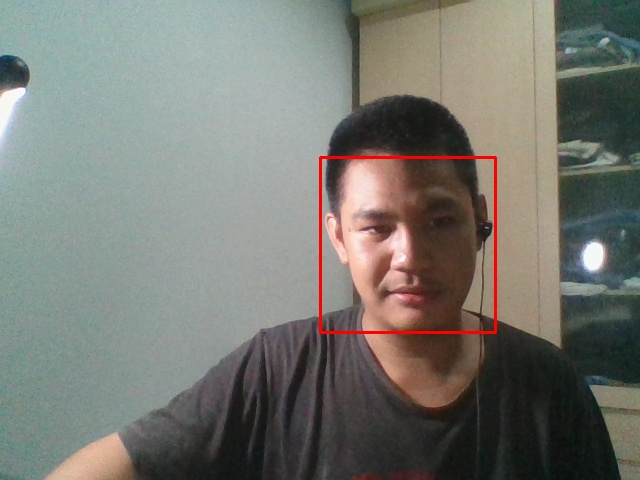
#> input picture datawajah/Wajah.2.1.jpg, 640 x 480 px; its folder holds only this picture in this run
$ python Latihwajah.py
#> lines starting #> are read from the running program, lines starting #| are printed output that depends on the picture
import cv2, os, numpy as np
from PIL import Image

wajahDir = 'datawajah'
latihDir = 'latihwajah'

def getImageLabel(path):
#> called with path = 'datawajah'
    imagePath = [os.path.join(path,f) for f in os.listdir(path)]
    faceSample = []
    faceIDs = []
    for imagePath in imagePath:
        PILImg = Image.open(imagePath).convert('L')
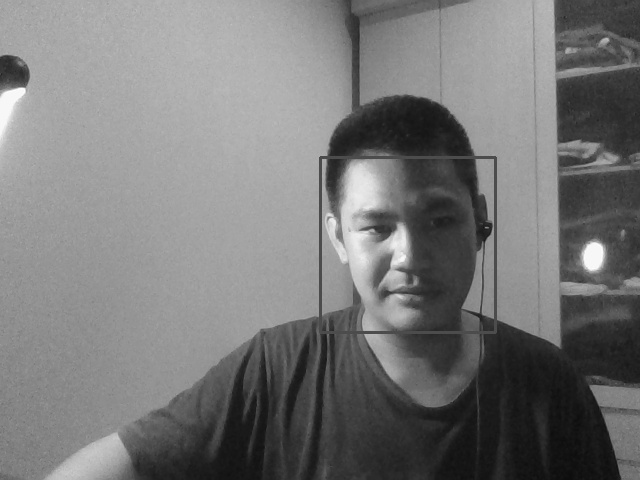
#> PILImg: PIL image 640x480 L; min 13, max 254, mean 119.6
        imgNum = np.array(PILImg,'uint8')
        faceID = int(os.path.split(imagePath)[-1].split(".")[1])
        faces = faceDetector.detectMultiScale(imgNum)
#> faces = [[321, 161, 168, 168]]
        for(x, y, w, h) in faces:
            faceSample.append(imgNum[y:y+h,x:x+w])
            faceIDs.append(faceID)
#> this loop made 1 pass
#> after the loop, faceIDs = [2]; faceSample = 1 item
        return faceSample,faceIDs

faceRecognizer = cv2.face.LBPHFaceRecognizer_create()
faceDetector = cv2.CascadeClassifier('haarcascade_frontalface_default.xml')

print("This machine is still learning, please wait")
faces,IDs = getImageLabel(wajahDir)
#> faces = 1 item; IDs = [2]
faceRecognizer.train(faces,np.array(IDs))

#simpan muka
faceRecognizer.write(latihDir+'/training.xml')
print('many {0} data wajah telah ditrainingkan ke mesin.',format(len(np.unique(IDs))))
#| many {0} data wajah telah ditrainingkan ke mesin. 1

$ run again, on datawajah/Wajah.876976786.1.jpg
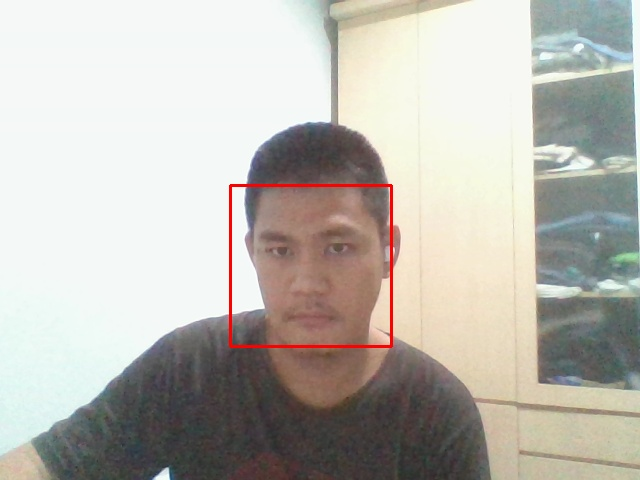
#> input picture datawajah/Wajah.876976786.1.jpg, 640 x 480 px
#> in getImageLabel, `PILImg = Image.open(imagePath).convert('L')`:
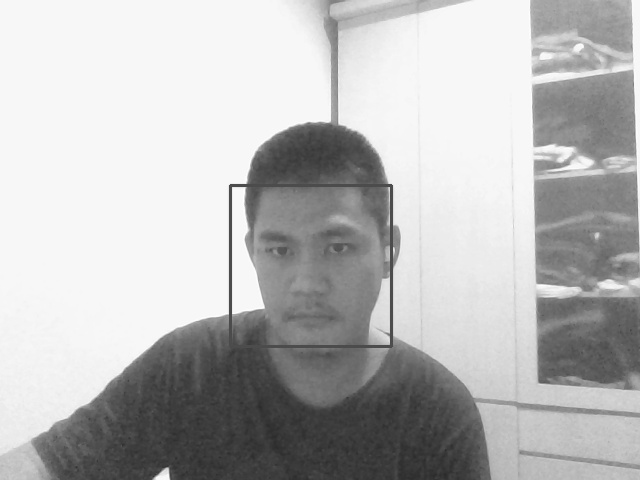
#> PILImg: PIL image 640x480 L; min 42, max 255, mean 184.8
#> in getImageLabel, `faces = faceDetector.detectMultiScale(imgNum)`: faces = [[233, 187, 156, 156]]
#> the loop in getImageLabel, `for(x, y, w, h) in faces:` made 1 pass
#> after the loop in getImageLabel, `for(x, y, w, h) in faces:`: faceIDs = [876976786]; faceSample = 1 item
#> `faces,IDs = getImageLabel(wajahDir)`: IDs = [876976786]
#| many {0} data wajah telah ditrainingkan ke mesin. 1

$ run again, on datawajah/Wajah.6.1.jpg
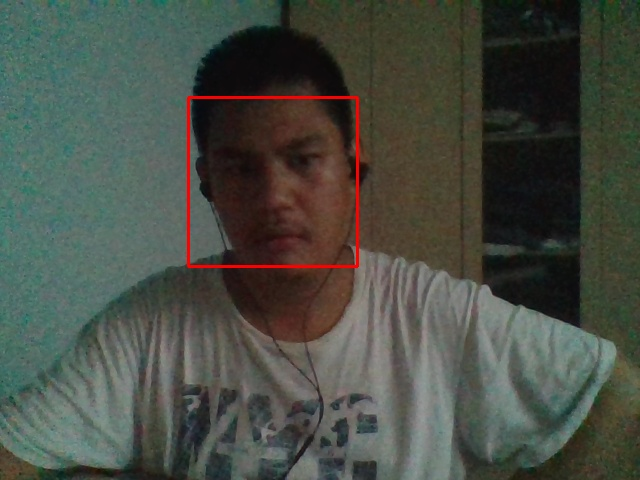
#> input picture datawajah/Wajah.6.1.jpg, 640 x 480 px
#> in getImageLabel, `PILImg = Image.open(imagePath).convert('L')`:
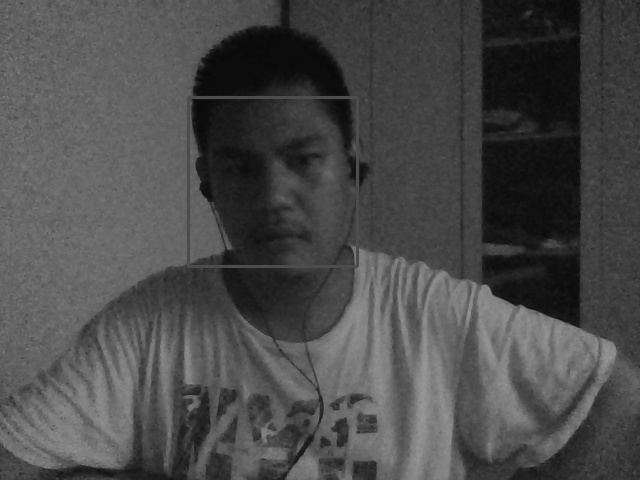
#> PILImg: PIL image 640x480 L; min 7, max 155, mean 74.6
#> in getImageLabel, `faces = faceDetector.detectMultiScale(imgNum)`: faces = [[307, 423, 55, 55], [184, 94, 178, 178]]
#> the loop in getImageLabel, `for(x, y, w, h) in faces:` made 2 passes
#> after the loop in getImageLabel, `for(x, y, w, h) in faces:`: faceIDs = [6, 6]; faceSample = 2 items
#> `faces,IDs = getImageLabel(wajahDir)`: IDs = [6, 6]
#| many {0} data wajah telah ditrainingkan ke mesin. 1

$ run again, on datawajah/Wajah.8.1.jpg
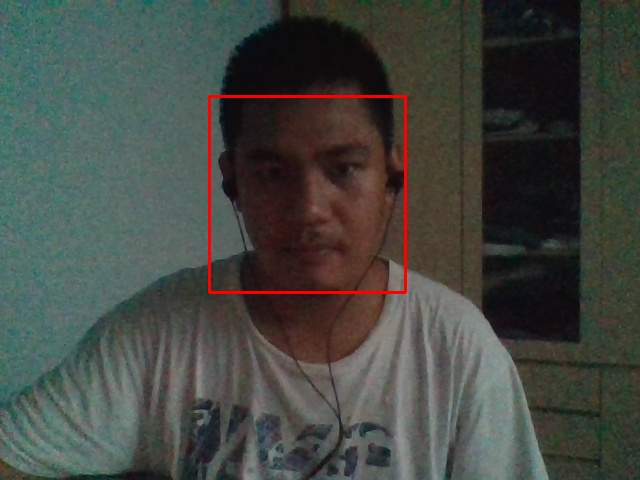
#> input picture datawajah/Wajah.8.1.jpg, 640 x 480 px
#> in getImageLabel, `PILImg = Image.open(imagePath).convert('L')`:
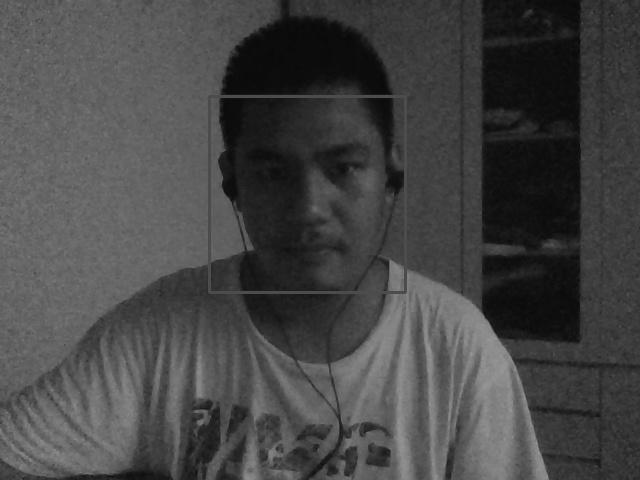
#> PILImg: PIL image 640x480 L; min 6, max 152, mean 70
#> in getImageLabel, `faces = faceDetector.detectMultiScale(imgNum)`: faces = [[470, 85, 60, 60], [343, 406, 67, 67], [209, 95, 197, 197]]
#> the loop in getImageLabel, `for(x, y, w, h) in faces:` made 3 passes
#> after the loop in getImageLabel, `for(x, y, w, h) in faces:`: faceIDs = [8, 8, 8]; faceSample = 3 items
#> `faces,IDs = getImageLabel(wajahDir)`: IDs = [8, 8, 8]
#| many {0} data wajah telah ditrainingkan ke mesin. 1
